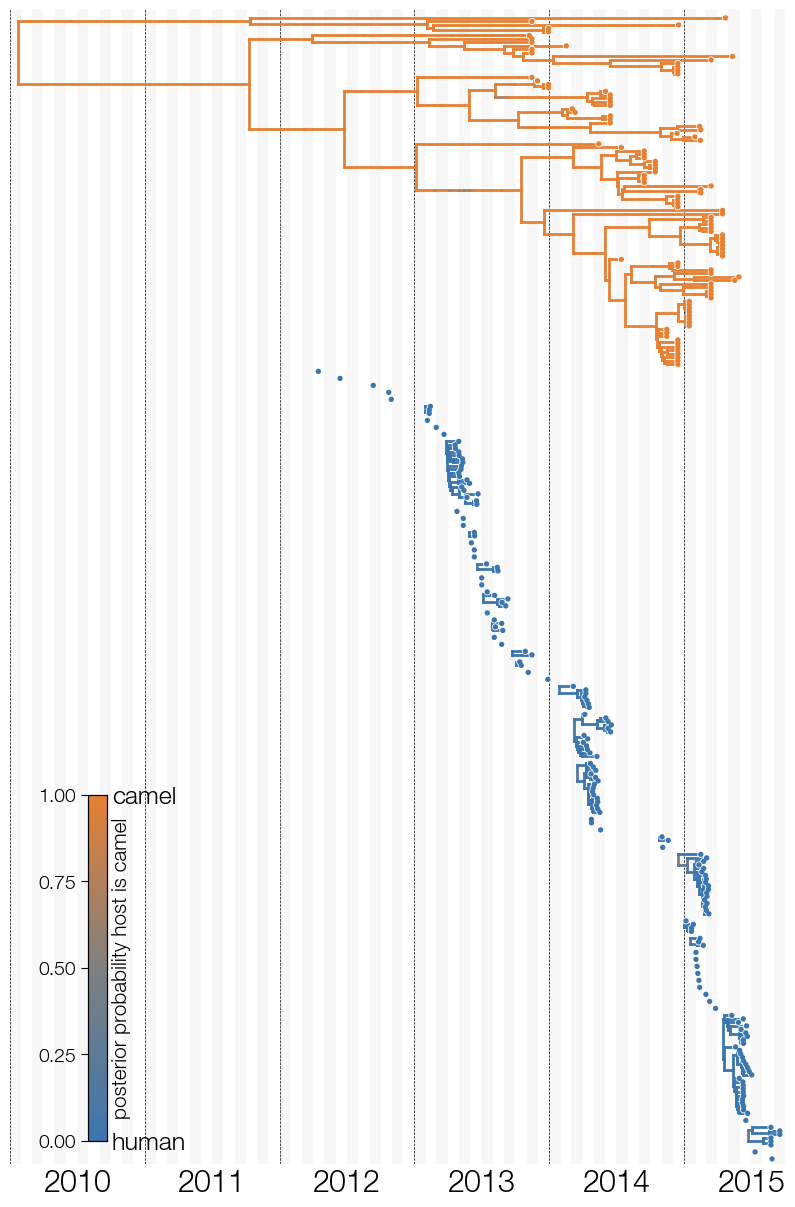

Recreate this plot in Python.
import baltic as bt
from baltic import bt_utils

import matplotlib as mpl
from matplotlib import pyplot as plt
from matplotlib.gridspec import GridSpec

import numpy as np

mpl.use("Agg")

ll = bt.io.load_nexus('MERS.mcc.tree', 'time') ## treeFile here can alternatively be a path to a local file
ll.treeStats() ## report stats about tree

####### split tree into continuous periods of evolution
traitName = 'type'

countrySubtrees = ll.explode_tree(trait=traitName, stem=False)

print(len(countrySubtrees))

####### this does plotting

fig = plt.figure(figsize=(10, 15), facecolor='w')
gs = GridSpec(1, 1)

ax = plt.subplot(gs[0])

sortedSubtrees = sorted(countrySubtrees, key = lambda t: (t.root.traits[traitName], t.root.absoluteTime))[::-1] ## sort subtrees by host and root date

yOffset = 0

host_cmap = bt_utils.make_cmap(['#3B76AF', 'grey', '#E68033']) ## create a colour map
convertStateProbs = lambda k: {key: value for key, value in zip(k.traits[f"{traitName}.set"], k.traits[f"{traitName}.set.prob"])} ## creates {trait: prob} dict for nodes

colourFxn = lambda k: host_cmap(convertStateProbs(k)['c'] if 'c' in convertStateProbs(k) else 0.0) ## processes the trait.set probabilities, gets the colour corresponding to camel probability
# colourFxn = lambda k: host_cmap(bt_utils._process_trait_prob_set(k, traitName)['c'] if 'c' in bt_utils._process_trait_prob_set(k, traitName) else 0.0) ## can also use bt_util function for this

for subtree in sortedSubtrees:
    subtree.sort_branches()
    subtree.plot_tree(ax, yCoordinateFxn=lambda k: k.y + yOffset, colourFxn=colourFxn)
    subtree.plot_points(ax, pointSize=15, yCoordinateFxn=lambda k: k.y + yOffset, colourFxn=colourFxn, outlineColour='w', outlineSize=25)
    
    yOffset += subtree.ySpan + 1

calendarTimeline = bt_utils.generate_calendar_timeline('2010-01-01', '2015-10-01', spacing='yearly')
bt_utils.format_time_grid(ax, calendarTimeline, outputFmtFxn=lambda d: bt_utils.convert_date_format(d, '%Y-%m-%d', '%Y'))

calendarTimeline = bt_utils.generate_calendar_timeline('2010-01-01', '2015-10-01', spacing='monthly')
bt_utils.plot_time_grid(ax, calendarTimeline, edgeColour='none', alpha=0.03, zorder=0)

bt_utils.clean_axes(ax, removeTickLabels='y')

[ax.axvline(yr, color='k', ls='--', lw=0.5, zorder=0) for yr in range(2010, 2016)] ## add lines for years

ax.set_xlim(bt_utils.calendar_to_decimal_date('2010-01-01'), bt_utils.calendar_to_decimal_date('2015-10-01'))
ax.set_ylim(-1, yOffset + 1)

ax.tick_params(axis='x', labelsize=22)

### colour bar
ax2 = ax.inset_axes([0.1, 0.02, 0.025, 0.3])
mpl.colorbar.ColorbarBase(ax2, cmap=host_cmap, ticks=np.linspace(0.0,1.0,5))
ax2.tick_params(size=5,labelsize=14)
ax2.set_ylabel('posterior probability host is camel', size=15)
ax3 = ax2.twinx()
ax3.set_ylim(0, 1)
ax3.set_yticks([0.0, 1.0])
ax3.set_yticklabels(['human', 'camel'])
ax3.tick_params(size=0, labelsize=18)

plt.savefig('exploded-tree-low-level.png', bbox_inches='tight')